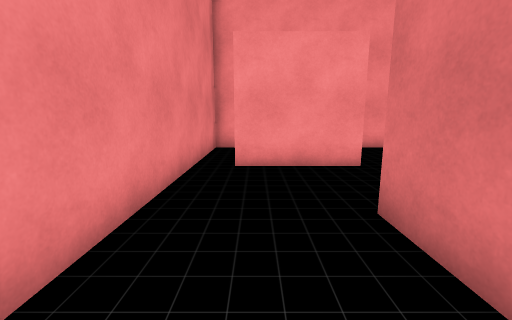
[1] (above)

18 first-person views from a walk through a Unity game level. The camera is 1.2 m above the floor, tilts 10° down and sees 90° across. The floor is counted in squares, 1 m on a side. Each view is taken from the middle of a square. On the plan, view 1 faces up. The plan holds only what a view shows up to about 12 squares ahead; the rest is blank.

[2]
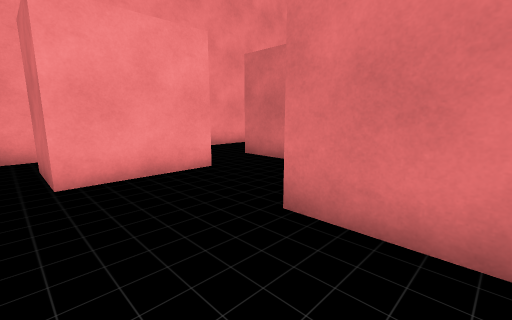

[3]
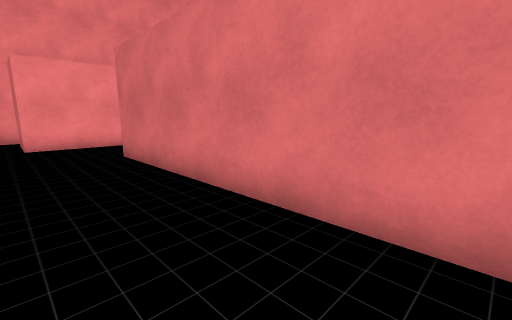

[4]
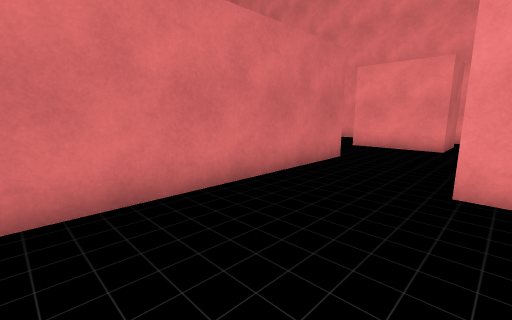

[5]
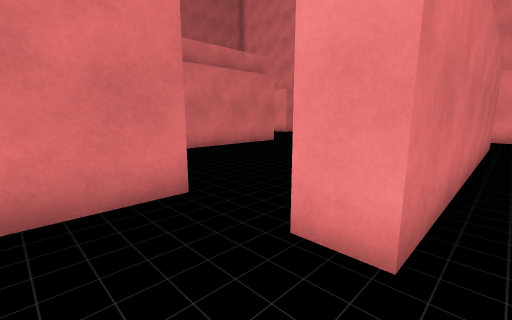

[6]
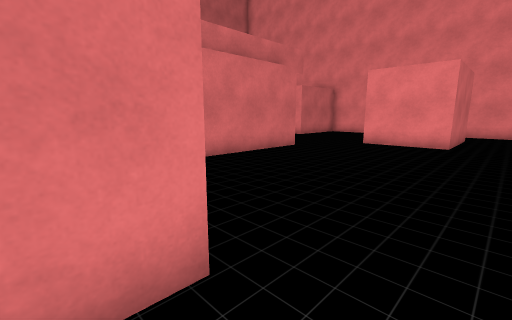

[7]
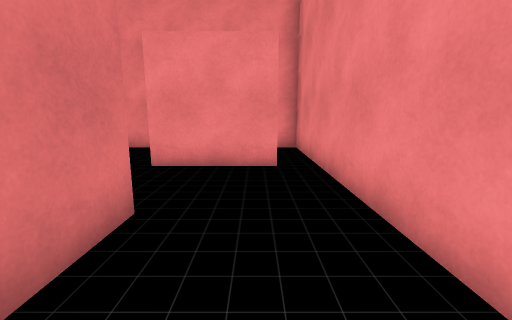

[8]
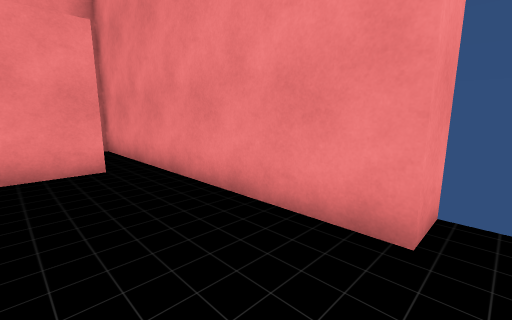

[9]
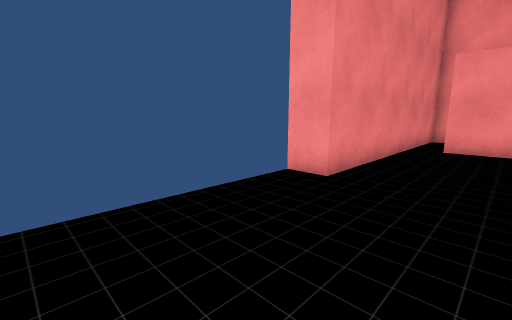

[10]
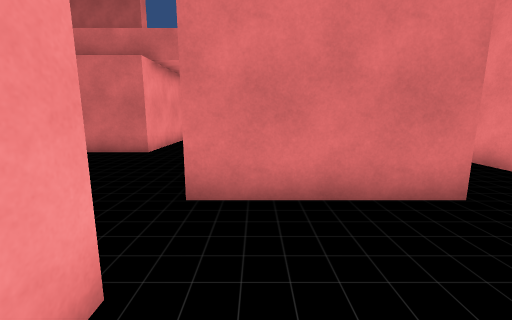

[11]
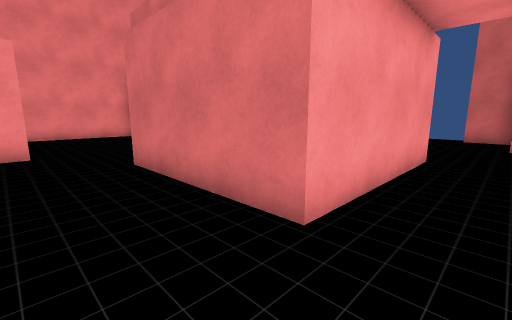

[12]
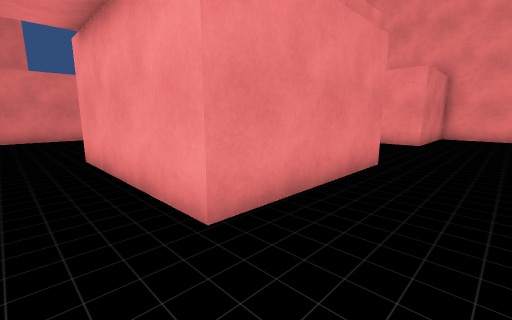

[13]
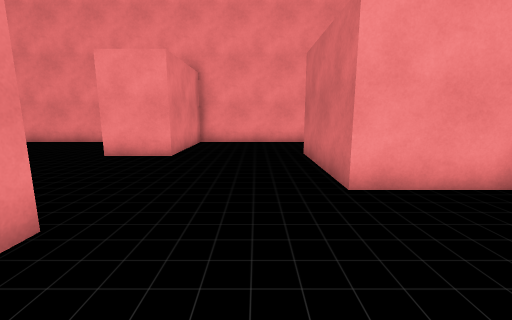

[14]
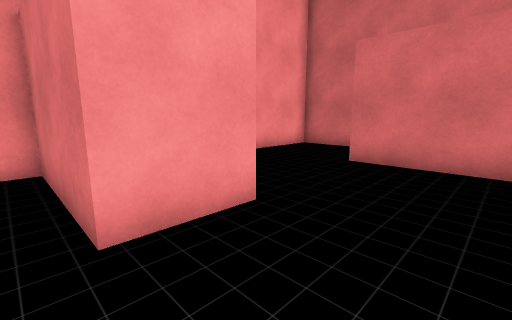

[15]
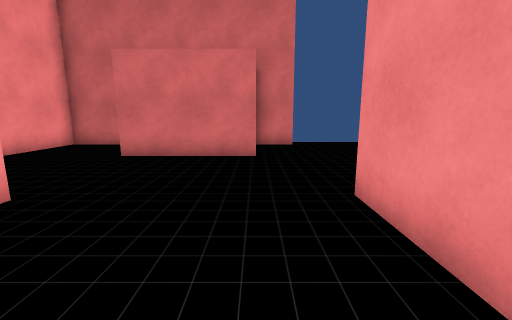

[16]
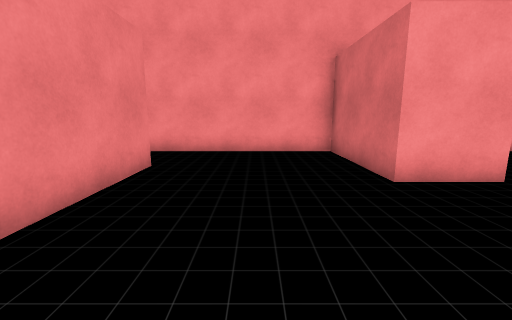

[17]
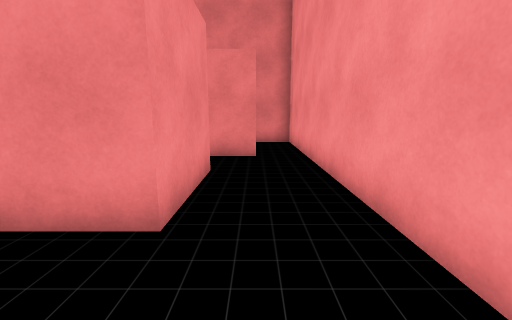

[18]
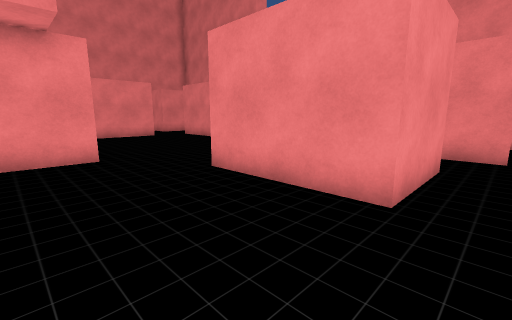

### Floor plan
Ten units are one square. View 1 is at (0, 0); x grows to the right and y downward. Boxes are objects, and circles mark ways between rooms. Rooms are numbered by the first view taken in them; rooms with no view inside come last. Other rooms are left out.
<svg viewBox="-31 -100 251 240">
<path fill="none" stroke="#000" d="M-26 45 -15 45 -15 125M45 -29 45 -70M15 71 15 -30 25 -30M25 70 19 70M-15 -55 -15 -5 -25 -5M26 -60 -5 -60M25 -81 25 -66M-5 120 -5 100 25 100M25 31 25 60M92 45 92 -5M45 70 75 70M75 -30 69 -30M215 -4 215 -20M211 -20 185 -20 185 -60M215 60 215 45M92 -5 148 -5 148 45 92 45M215 -74 215 -95 145 -95 145 -55 125 -55 125 -95 25 -95M45 -70 75 -70 75 -30M45 111 45 94M64 135 75 135M39 135 48 135M45 94 45 70"/>
<circle cx="35" cy="-25" r="3" fill="#2a7"/>
<circle cx="20" cy="85" r="3" fill="#2a7"/>
<circle cx="80" cy="60" r="3" fill="#2a7"/>
<circle cx="35" cy="70" r="3" fill="#2a7"/>
<circle cx="35" cy="105" r="3" fill="#2a7"/>
<text x="10" y="10">1</text>
<text x="50" y="20">2</text>
<text x="160" y="20">3</text>
<text x="30" y="80">4</text>
</svg>
Room 1 opens to room 2. Room 1 opens to room 4. Room 2 opens to room 3. Room 2 opens to room 4. Room 3 opens to room 4.

Where each view was taken, in squares from view 1:
view 1: 0 up, 0 right, facing up
view 2: 1 up, 1 left, facing up-right
view 3: 5 down, 1 left, facing up-right
view 4: 0 up, 2 left, facing down-right
view 5: 5 up, 1 right, facing down-right
view 6: 4 up, 3 right, facing down-right
view 7: 4 down, 0 right, facing down
view 8: 4 down, 1 right, facing down-left
view 9: 4 down, 1 right, facing up-left
view 10: 8 down, 1 right, facing right
view 11: 6 down, 7 right, facing up-right
view 12: 6 down, 17 right, facing up-left
view 13: 2 down, 17 right, facing up
view 14: 3 up, 12 right, facing up-right
view 15: 2 up, 11 right, facing right
view 16: 1 up, 10 right, facing up
view 17: 8 up, 10 right, facing left
view 18: 8 up, 11 right, facing down-left
